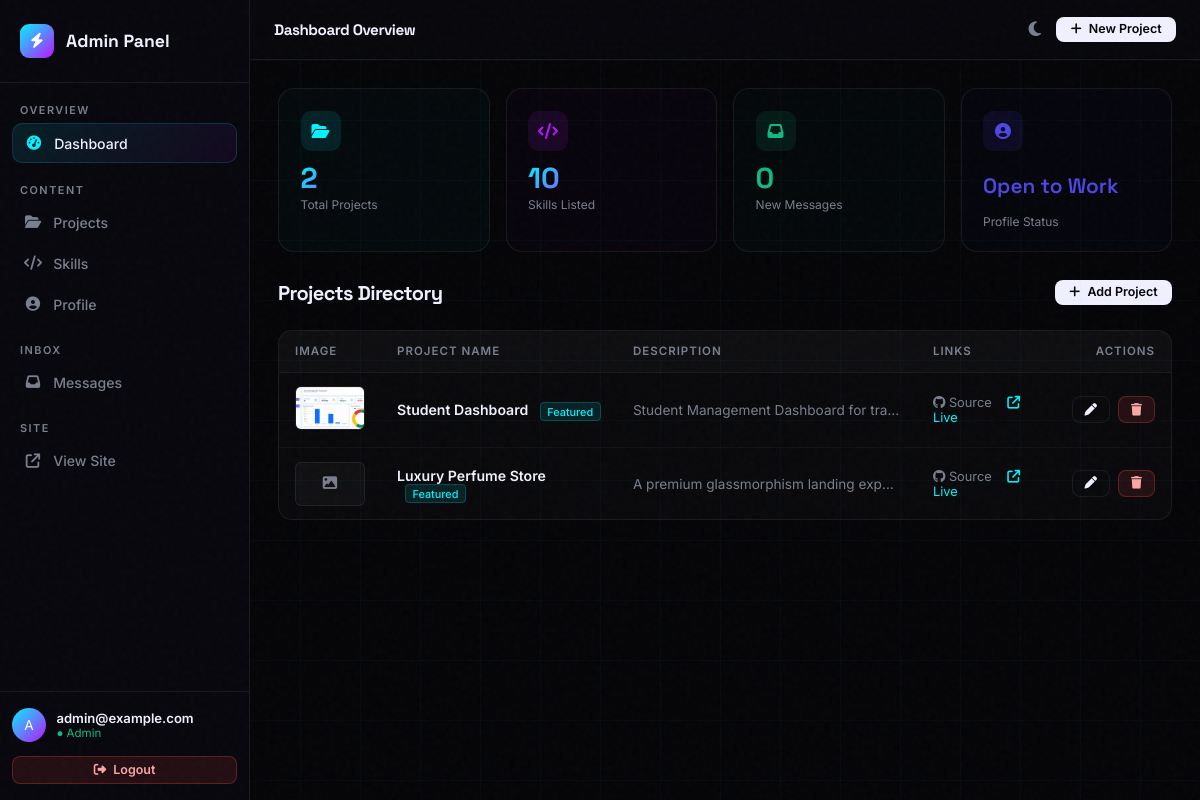
Screenshot of /dashboard/ (signed in) with the database file from the repository.
### home/models.py (models this page shows, shortened)
class CustomUser(AbstractUser):
    username = None
    email = models.EmailField(_('email address'), unique=True)
    USERNAME_FIELD = 'email'
    REQUIRED_FIELDS = []
    objects = CustomUserManager()

class Project(models.Model):
    title = models.CharField(max_length=100)
    description = models.TextField()
    link = models.URLField(blank=True)
    image = models.ImageField(upload_to='projects/', blank=True, null=True)
    created_at = models.DateTimeField(auto_now_add=True, null=True)
    featured = models.BooleanField(default=False)
    github_link = models.URLField(blank=True)
    order = models.PositiveIntegerField(default=0)
    tags = models.CharField(blank=True, max_length=200, help_text='Comma-separated tags e.g. Django,Python,API')
    class Meta:
        ordering = ['order', '-created_at']

### home/views.py (the view)
# urls.py: path("dashboard/", views.dashboard, name="dashboard"),
@login_required(login_url='login')
def dashboard(request):
    if not request.user.is_staff:
        return redirect('index')
    projects = Project.objects.all()
    skills_count = Skill.objects.count()
    profile = get_profile()
    context = get_dashboard_context({
        'projects': projects,
        'skills_count': skills_count,
        'profile': profile
    })
    return render(request, 'home/dashboard.html', context)

### home/views.py (called while the page is built, shortened)
def get_profile():
    profile = Profile.objects.first()
    return profile

def get_dashboard_context(extra_context=None):
    context = {
        'new_messages': ContactMessage.objects.filter(status='new').count()
    }
    if extra_context:
        context.update(extra_context)
    return context

### home/templates/home/dashboard.html (shortened to what this page needs)
{% extends 'home/dashboard_base.html' %}
{% load static %}
{% block nav_dashboard %}active{% endblock %}
{% block page_title %}Dashboard Overview{% endblock %}
{% block dash_content %}
<div class="dash-stats">
  <div class="stat-card" style="background: rgba(0, 243, 255, 0.02); border-color: var(--card-border);">
    <div class="stat-card-icon" style="background: rgba(0, 243, 255, 0.1); color: var(--accent-cyan);">
      <i class="fa-solid fa-folder-open"></i>
    </div>
    <div class="stat-card-num text-gradient-neon">{{ projects.count }}</div>
    <div class="stat-card-label">Total Projects</div>
  </div>
  <div class="stat-card" style="background: rgba(188, 19, 254, 0.02); border-color: var(--card-border);">
    <div class="stat-card-icon" style="background: rgba(188, 19, 254, 0.1); color: var(--accent-purple);">
      <i class="fa-solid fa-code"></i>
    </div>
    <div class="stat-card-num text-gradient-neon">{{ skills_count }}</div>
    <div class="stat-card-label">Skills Listed</div>
  </div>
  <div class="stat-card" style="background: rgba(16, 185, 129, 0.02); border-color: var(--card-border);">
    <div class="stat-card-icon" style="background: rgba(16, 185, 129, 0.1); color: var(--accent-green);">
      <i class="fa-solid fa-inbox"></i>
    </div>
    <div class="stat-card-num" style="color: var(--accent-green);">{{ new_messages }}</div>
    <div class="stat-card-label">New Messages</div>
  </div>
  <div class="stat-card" style="background: rgba(79, 70, 229, 0.02); border-color: var(--card-border);">
    <div class="stat-card-icon" style="background: rgba(79, 70, 229, 0.1); color: var(--accent-blue);">
      <i class="fa-solid fa-user-circle"></i>
    </div>
    <div class="stat-card-num" style="color: var(--accent-blue); font-size: 1.3rem; font-weight: 600; line-height: 2.2;">
      {% if profile.available %}Open to Work{% else %}Busy{% endif %}
    </div>
    <div class="stat-card-label">Profile Status</div>
  </div>
</div>
<div class="d-flex justify-content-between align-items-center mb-4">
  <h3 style="margin: 0; font-weight: 700; font-size: 1.25rem;">Projects Directory</h3>
  <a href="{% url 'project_add' %}" class="advance-btn btn-sm">
    <i class="fa-solid fa-plus"></i> Add Project
  </a>
</div>
<div class="dash-table-wrap">
  <table class="dash-table">
    <thead>
      <tr>
        <th>Image</th>
        <th>Project Name</th>
        <th>Description</th>
        <th>Links</th>
        <th style="text-align: right;">Actions</th>
      </tr>
    </thead>
    <tbody>
      {% for project in projects %}
      <tr>
        <td style="width: 90px;">
          {% if project.image %}
          <img src="{{ project.image.url }}" style="width: 70px; height: 44px; object-fit: cover; border-radius: 6px; border: 1px solid var(--card-border);" alt="Project">
          {% else %}
          <div style="width: 70px; height: 44px; background: rgba(255,255,255,0.03); border-radius: 6px; border: 1px solid var(--card-border); display: flex; align-items: center; justify-content: center;">
            <i class="fa-solid fa-image" style="color: var(--text-muted); font-size: 0.9rem;"></i>
          </div>
          {% endif %}
        </td>
        <td style="font-weight: 600; color: var(--text-main);">
          {{ project.title }}
          {% if project.featured %}
          <span style="font-size: 0.68rem; padding: 0.1rem 0.4rem; background: rgba(0, 243, 255, 0.1); border: 1px solid rgba(0, 243, 255, 0.2); color: var(--accent-cyan); border-radius: 4px; margin-left: 0.5rem; font-weight: 500;">Featured</span>
          {% endif %}
        </td>
        <td style="color: var(--text-muted); font-size: 0.85rem; max-width: 300px; overflow: hidden; text-overflow: ellipsis; white-space: nowrap;">
          {{ project.description }}
        </td>
        <td style="font-size: 0.8rem;">
          {% if project.github_link %}
          <a href="{{ project.github_link }}" target="_blank" style="color: var(--text-muted); margin-right: 0.75rem;"><i class="fa-brands fa-github"></i> Source</a>
          {% endif %}
          {% if project.link %}
          <a href="{{ project.link }}" target="_blank" style="color: var(--accent-cyan);"><i class="fa-solid fa-arrow-up-right-from-square"></i> Live</a>
          {% endif %}
        </td>
        <td style="text-align: right;">
          <div style="display: flex; gap: 0.5rem; justify-content: flex-end;">
            <a href="{% url 'project_edit' project.pk %}" class="advance-btn advance-btn-outline" style="padding: 0.4rem 0.75rem; font-size: 0.78rem; border-radius: 8px;" title="Edit"><i class="fa-solid fa-pen"></i></a>
            <a href="{% url 'project_delete' project.pk %}" class="advance-btn btn-danger" style="padding: 0.4rem 0.75rem; font-size: 0.78rem; border-radius: 8px;" title="Delete"><i class="fa-solid fa-trash"></i></a>
          </div>
        </td>
      </tr>
      {% endfor %}
    </tbody>
  </table>
</div>
{% endblock %}

### home/templates/home/dashboard_base.html (shortened to what this page needs)
{% load static %}
<!DOCTYPE html>
<html lang="en">
<head>
  <link href="https://cdn.jsdelivr.net/npm/bootstrap@5.3.3/dist/css/bootstrap-grid.min.css" rel="stylesheet">
  <link rel="stylesheet" href="https://cdnjs.cloudflare.com/ajax/libs/font-awesome/6.5.0/css/all.min.css">
  <link rel="stylesheet" href="{% static 'css/style.css' %}">
</head>
<body style="cursor: auto !important;">
  <div class="dash-layout">
    <aside class="dash-sidebar" id="dashSidebar">
      <div class="dash-sidebar-logo">
        <div style="width:34px;height:34px;border-radius:9px;background:linear-gradient(135deg,var(--accent-cyan),var(--accent-purple));display:flex;align-items:center;justify-content:center;font-size:0.95rem;color:#fff;flex-shrink:0;">
          <i class="fa-solid fa-bolt"></i>
        </div>
        <span>Admin Panel</span>
      </div>
      <nav class="dash-nav">
        <div class="dash-nav-section">Overview</div>
        <a href="{% url 'dashboard' %}" class="dash-nav-link {% block nav_dashboard %}{% endblock %}">
          <i class="fa-solid fa-gauge-high"></i> Dashboard
        </a>
        <div class="dash-nav-section">Content</div>
        <a href="{% url 'dashboard' %}" class="dash-nav-link {% block nav_projects %}{% endblock %}">
          <i class="fa-solid fa-folder-open"></i> Projects
        </a>
        <a href="{% url 'skill_list' %}" class="dash-nav-link {% block nav_skills %}{% endblock %}">
          <i class="fa-solid fa-code"></i> Skills
        </a>
        <a href="{% url 'profile_edit' %}" class="dash-nav-link {% block nav_profile %}{% endblock %}">
          <i class="fa-solid fa-user-circle"></i> Profile
        </a>
        <div class="dash-nav-section">Inbox</div>
        <a href="{% url 'message_list' %}" class="dash-nav-link {% block nav_messages %}{% endblock %}">
          <i class="fa-solid fa-inbox"></i> Messages
        </a>
        <div class="dash-nav-section">Site</div>
        <a href="{% url 'index' %}" class="dash-nav-link" target="_blank">
          <i class="fa-solid fa-arrow-up-right-from-square"></i> View Site
        </a>
      </nav>
      <div class="dash-sidebar-footer">
        <div style="display:flex;align-items:center;gap:0.65rem;margin-bottom:0.85rem;min-width:0;">
          <div style="width:34px;height:34px;border-radius:50%;background:linear-gradient(135deg,var(--accent-cyan),var(--accent-purple));display:flex;align-items:center;justify-content:center;font-size:0.85rem;color:#fff;flex-shrink:0;">
            {{ user.email|first|upper }}
          </div>
          <div style="overflow:hidden;min-width:0;">
            <div style="font-size:0.82rem;font-weight:600;white-space:nowrap;overflow:hidden;text-overflow:ellipsis;">{{ user.email }}</div>
            <div style="font-size:0.72rem;color:var(--accent-green);">● Admin</div>
          </div>
        </div>
        <a href="{% url 'logout' %}" class="advance-btn btn-sm btn-danger" style="width:100%;justify-content:center;">
          <i class="fa-solid fa-right-from-bracket"></i> Logout
        </a>
      </div>
    </aside>
    <div class="dash-main">
      <header class="dash-topbar">
        <div style="display:flex;align-items:center;gap:0.75rem;min-width:0;">
          <h5 style="margin:0;font-size:0.95rem;white-space:nowrap;overflow:hidden;text-overflow:ellipsis;">
            {% block page_title %}Dashboard{% endblock %}
          </h5>
        </div>
        <div style="display:flex;align-items:center;gap:0.6rem;flex-shrink:0;">
          <button id="theme-toggle" style="background:none;border:none;color:var(--text-muted);cursor:pointer;font-size:1.05rem;padding:0.35rem;" title="Toggle theme">
            <i class="fa-solid fa-moon"></i>
          </button>
          <a href="{% url 'project_add' %}" class="advance-btn btn-sm">
            <i class="fa-solid fa-plus"></i> <span class="d-none d-sm-inline">New Project</span>
          </a>
        </div>
      </header>
      <div class="dash-content">
        {% block dash_content %}{% endblock %}
      </div>
    </div>
  </div>
</body>
</html>

### rows the page displays
CustomUser: email|first "A", email "admin@example.com"
Project: image (picture), title "Student Dashboard", featured "Featured", description "Student Management Dashboard for tra…"
Project: title "Luxury Perfume Store", featured "Featured", description "A premium glassmorphism landing exp…"

### other values shown
{{ projects.count }} "2"
{{ skills_count }} "10"
{{ new_messages }} "0"
